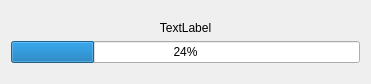
<?xml version="1.0" encoding="UTF-8"?>
<ui version="4.0">
 <class>ProgressDialog</class>
 <widget class="QDialog" name="ProgressDialog">
  <property name="geometry">
   <rect>
    <x>0</x>
    <y>0</y>
    <width>371</width>
    <height>84</height>
   </rect>
  </property>
  <property name="windowTitle">
   <string>Dialog</string>
  </property>
  <layout class="QVBoxLayout" name="verticalLayout">
   <item>
    <spacer name="verticalSpacer">
     <property name="orientation">
      <enum>Qt::Vertical</enum>
     </property>
     <property name="sizeHint" stdset="0">
      <size>
       <width>20</width>
       <height>40</height>
      </size>
     </property>
    </spacer>
   </item>
   <item>
    <widget class="QLabel" name="label_Reason">
     <property name="text">
      <string>TextLabel</string>
     </property>
     <property name="alignment">
      <set>Qt::AlignCenter</set>
     </property>
    </widget>
   </item>
   <item>
    <widget class="QProgressBar" name="progressBar">
     <property name="value">
      <number>24</number>
     </property>
    </widget>
   </item>
   <item>
    <spacer name="verticalSpacer_2">
     <property name="orientation">
      <enum>Qt::Vertical</enum>
     </property>
     <property name="sizeHint" stdset="0">
      <size>
       <width>20</width>
       <height>40</height>
      </size>
     </property>
    </spacer>
   </item>
  </layout>
 </widget>
 <resources/>
 <connections/>
</ui>
